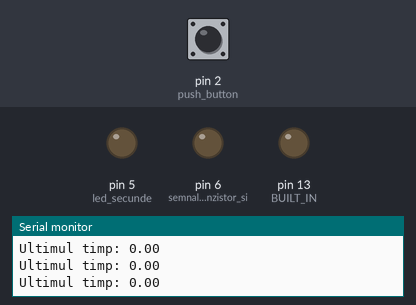
Simulated run of this sketch. Board: Arduino Uno, built with avr-gcc and run on an emulated ATmega328P. Parts: output pins drawn as LEDs (lit = HIGH), the last lines printed to the serial monitor. Dashed ring = blinking. Inputs (shaded band) come from the test bench; at power-on: pin 2 (push_button) LOW.

Above: at 1.2 s.
1.3 s: pin 2 (push_button) pulled HIGH for 0.15 s
At 1.7 s:
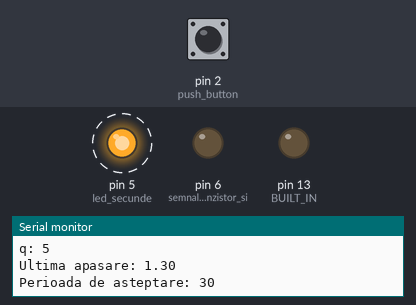
At 32.5 s:
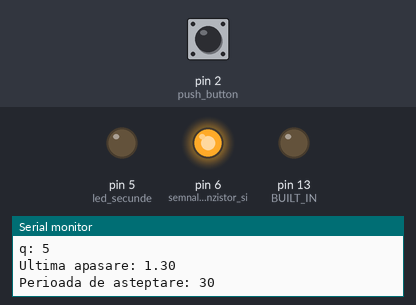
Timing chart, 0 to 32.8 s (numbered marks = the images above; inputs shaded):
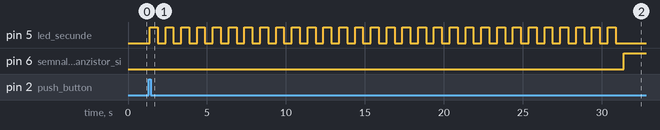

Measured:
- after the input at 1.3 s, pin 5 (led_secunde): alternates HIGH for 0.50 s and LOW for 0.50 s, 60 changes in all, then stays LOW, starting after 0.08 s; pin 6 (semnal_baza_tranzistor_si): LOW → HIGH after 30.1 s

The sketch:

Arduino--Smart_Pedestrian_Traffic_Light.ino
```cpp
//
// Alexandru Vrincianu
// 2024
//

#define BUILT_IN 13
#define GREEN 20000

short wait_period; // the waiting period until the green led turns on
float last_push = 0, last_time = 0;

float millis_to_seconds(unsigned long int millis) {
  return millis / 1000.00;
}

void set_timer(float time) {
  short q = 0;
  //se masoara intervalul dintre ultimul semnal verde si apasarea butonului si se adauga sau se scade din timpul de asteptare
  if (time - last_time < 50) q = 5;
  else if (time - last_time == 50) q = 0;
  else q = -5;

  //se calculeaza timpul de asteptare pana la semnalul verde
  if (time - last_push >= 50) {
    wait_period = 15 + q;
  }
  else if (time - last_push < 50) {
    wait_period = 25 + q;
  }

  //last_push este momentul in care a fost apasat ultima data butonul
  last_push = time;

  Serial.print("q: "), Serial.println(q);

  Serial.print("Ultima apasare: "), Serial.println(last_push);

  Serial.print("Perioada de asteptare: "), Serial.println(wait_period);
}

void setup() {
  pinMode(2, INPUT); //push button
  pinMode(5, OUTPUT); //led secunde
  pinMode(6, OUTPUT); //semnal baza tranzistor si led verde

  pinMode(BUILT_IN, OUTPUT);
  digitalWrite(BUILT_IN, LOW);

  Serial.begin(9600);
}

void loop() {
  Serial.print("Ultimul timp: "), Serial.println(last_time);

  bool button = digitalRead(2);
  if(button) {
    //timpul cand butonul este apasat
    float time = millis_to_seconds(millis());

    Serial.print("Timp: "), Serial.println(time);

    set_timer(time);

    //se incepe innumaratoarea inversa, marcata de aprinderea intermitenta a unui led la o secunda
    for(int i = wait_period; i > 0; i--) {
      digitalWrite(5, HIGH);
      delay(500);
      digitalWrite(5, LOW);
      delay(500);
    }

    //se stinge semnalul rosu prin introducerea unui semnal electric in baza tranzistorului si se aprinde led-ul verde
    digitalWrite(6, HIGH);

    //constant green time 20 sec
    delay(GREEN);

    //se memoreaza in secunde ultima data cand s-a stins led-ul verde
    last_time = millis_to_seconds(millis() - 70); // prin -70 ms se aproximeaza mai bine timpul, existand o eroare de 70 - 130 ms

    //led-ul rosu se aprinde si cel verde se stinge
    digitalWrite(6, LOW);
  }
}
```
